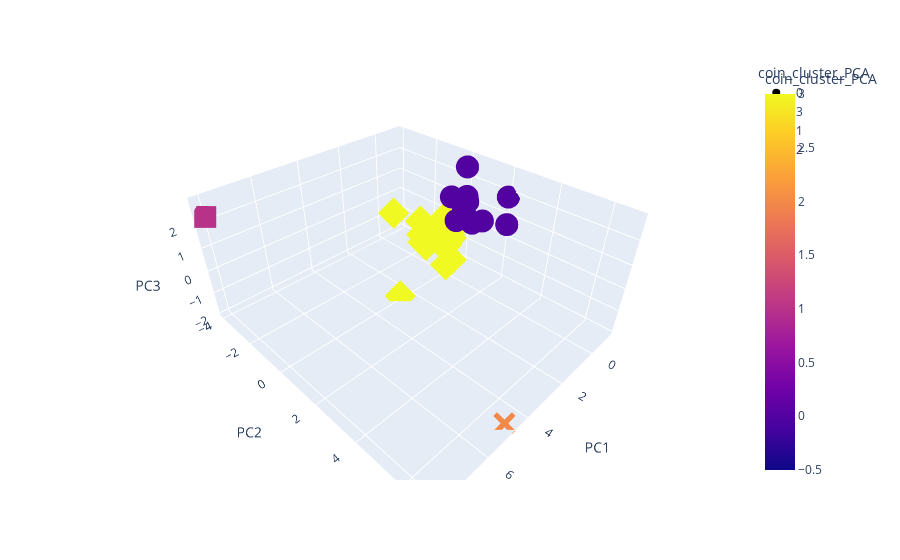

Source (notebook cell):
### Code cell
fig2 = px.scatter_3d(
    coin_scaled_predictions_pca,
    x="PC1",
    y="PC2",
    z="PC3",
    color="coin_cluster_PCA",
    symbol="coin_cluster_PCA"
    # # hover_name="coin_id"
    # hover_data=["Algorithm", "TotalCoinsMined", "TotalCoinSupply"]
)
fig2.show()

### Figure 1 — Plotly figure (JSON) as saved in the notebook; plotly's stock layout.template omitted (floating-point values rounded to 4 significant figures)
{"data": [{"hovertemplate": "coin_cluster_PCA=%{marker.color}<br>PC1=%{x}<br>PC2=%{y}<br>PC3=%{z}<extra></extra>", "legendgroup": "0", "marker": {"color": [0, 0, 0, 0, 0, 0, 0, 0, 0, 0, 0, 0, 0], "coloraxis": "coloraxis", "symbol": "circle"}, "mode": "markers", "name": "0", "scene": "scene", "showlegend": true, "x": [-0.6007, -0.4583, -1.158, -0.5165, -0.4507, -0.3456, -0.6495, 0.0605, -0.7962, -0.3063, -0.6043, -0.4251, -0.389], "y": [0.8428, 0.4585, 2.041, 1.388, 0.5177, 0.7294, 0.4322, 2.909, -0.4944, 0.7034, 0.8274, 0.493, 0.165], "z": [0.4616, 0.9529, 1.86, 0.8041, 2.846, 1.478, 0.6003, 1.499, 1.083, 1.714, 0.4393, 1.058, 0.3794], "type": "scatter3d"}, {"hovertemplate": "coin_cluster_PCA=%{marker.color}<br>PC1=%{x}<br>PC2=%{y}<br>PC3=%{z}<extra></extra>", "legendgroup": "3", "marker": {"color": [3, 3, 3, 3, 3, 3, 3, 3, 3, 3, 3, 3, 3, 3, 3, 3, 3, 3, 3, 3, 3, 3, 3, 3, 3, 3], "coloraxis": "coloraxis", "symbol": "diamond"}, "mode": "markers", "name": "3", "scene": "scene", "showlegend": true, "x": [-0.4331, -0.4718, -0.759, -0.2482, -0.4384, -0.6934, -0.3934, 0.06407, -0.489, -0.5135, -0.3621, -0.4133, -0.4075, 0.609, -0.4502, -0.7647, -0.5563, 2.677, -0.6139, -0.5799, 0.8658, 0.1117, -0.6324, -0.5931, -0.4581, -0.2979], "y": [-0.1681, -0.2227, -0.2012, -1.376, -0.1753, -0.4738, -0.1082, -1.27, -0.7327, -0.1428, -0.9869, -0.6741, -0.2125, 0.5635, -0.151, -0.5179, -1.938, -0.01395, -0.4793, -0.3563, -2.262, 0.4283, -2.108, 0.02148, -0.1357, -0.1911], "z": [-0.6418, -0.4791, -0.2177, -1.462, -0.6634, -0.5276, -0.01276, -1.099, -0.06254, -0.6566, -0.7288, -1.077, -0.3514, -1.149, -0.6474, 0.205, -1.262, -1.965, 0.3396, -0.1149, 0.2756, -1.205, -0.6522, 0.2099, -0.6353, -0.9096], "type": "scatter3d"}, {"hovertemplate": "coin_cluster_PCA=%{marker.color}<br>PC1=%{x}<br>PC2=%{y}<br>PC3=%{z}<extra></extra>", "legendgroup": "1", "marker": {"color": [1], "coloraxis": "coloraxis", "symbol": "square"}, "mode": "markers", "name": "1", "scene": "scene", "showlegend": true, "x": [8.089], "y": [-3.897], "z": [2.301], "type": "scatter3d"}, {"hovertemplate": "coin_cluster_PCA=%{marker.color}<br>PC1=%{x}<br>PC2=%{y}<br>PC3=%{z}<extra></extra>", "legendgroup": "2", "marker": {"color": [2], "coloraxis": "coloraxis", "symbol": "x"}, "mode": "markers", "name": "2", "scene": "scene", "showlegend": true, "x": [4.792], "y": [6.768], "z": [-1.987], "type": "scatter3d"}], "layout": {"scene": {"domain": {"x": [0.0, 1.0], "y": [0.0, 1.0]}, "xaxis": {"title": {"text": "PC1"}}, "yaxis": {"title": {"text": "PC2"}}, "zaxis": {"title": {"text": "PC3"}}}, "coloraxis": {"colorbar": {"title": {"text": "coin_cluster_PCA"}}, "colorscale": [[0.0, "#0d0887"], [0.1111, "#46039f"], [0.2222, "#7201a8"], [0.3333, "#9c179e"], [0.4444, "#bd3786"], [0.5556, "#d8576b"], [0.6667, "#ed7953"], [0.7778, "#fb9f3a"], [0.8889, "#fdca26"], [1.0, "#f0f921"]]}, "legend": {"title": {"text": "coin_cluster_PCA"}, "tracegroupgap": 0}, "margin": {"t": 60}}}
